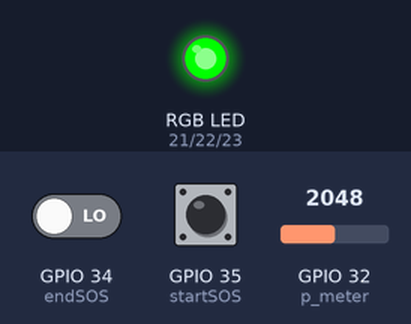
Recording of a sketch running on a simulated ESP32. Shown: an RGB LED mixed from three pins (HIGH = lit). Dashed ring = blinking. Inputs (shaded band) come from the test bench; at power-on: GPIO 35 (startSOS) LOW, GPIO 32 (p_meter) = 2048, GPIO 34 (endSOS) LOW. What the sketch prints to the serial monitor is not drawn.

Above: at 1.2 s.
1.3 s: GPIO 35 (startSOS) pulled HIGH for 0.15 s
At 2.2 s:
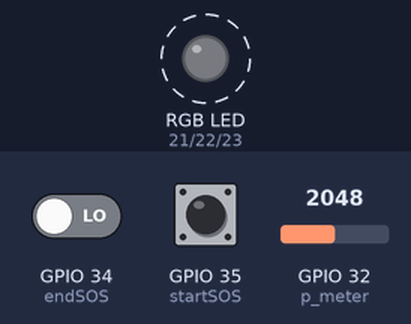
4.4 s: GPIO 32 (p_meter) set to 2462
7.4 s: GPIO 32 (p_meter) set to 2547
At 8.1 s:
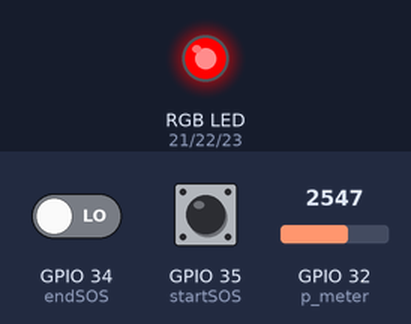
10.4 s: GPIO 32 (p_meter) set to 960
At 11.07 s:
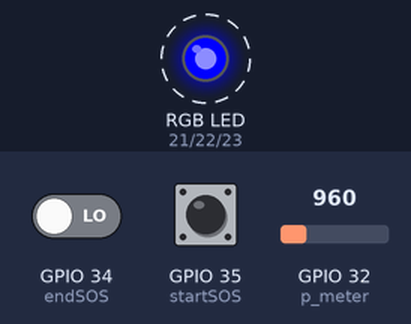
13.4 s: GPIO 34 (endSOS) driven HIGH
At 13.4 s:
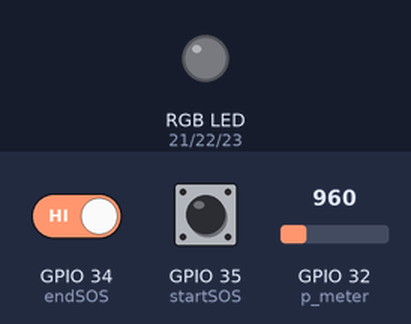
16.4 s: GPIO 34 (endSOS) driven LOW
At 16.8 s:
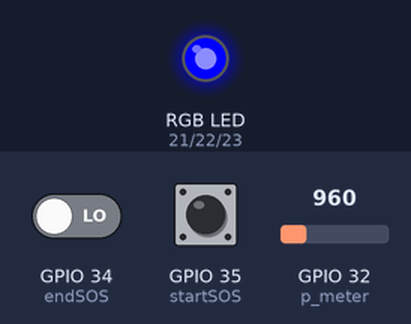
Timing chart, 0 to 18.9 s (numbered marks = the images above; inputs shaded):
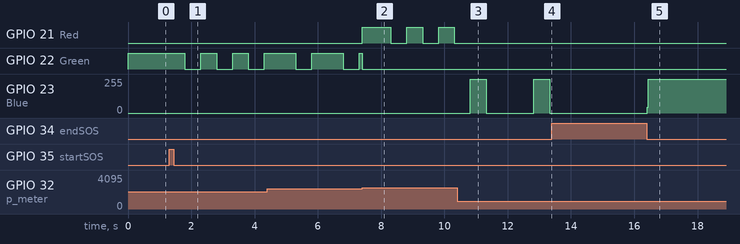

Measured:
- the behaviour switches between 2500 and 2501 on GPIO 32 (p_meter) (found by bisection; images 1 and 2)
- after the input at 1.3 s, GPIO 22 (Green): alternates HIGH for 0.50 s and LOW for 0.50 s, starting after 0.50 s
- after the input at 7.4 s, GPIO 21 (Red): LOW → HIGH at once, then repeats every 1.0 s: LOW 0.50 s, HIGH 0.50 s
- after the input at 10.4 s, GPIO 21 (Red): stops changing and stays LOW; GPIO 23 (Blue): alternates 255/255 for 0.50 s and 0/255 for 1.5 s, starting after 0.42 s
- after the input at 13.4 s, GPIO 23 (Blue): stops changing and stays 0/255
- after the input at 16.4 s, GPIO 23 (Blue): 0/255 → 255/255 at once

The sketch:

Assignment_1.ino
```cpp
//--------------------------------------------------------------------
const int p_meter = 32;
const int Red = 21;
const int Green = 22;
const int Blue = 23;
int sensorValue = 0;

const int startSOS = 35;
const int endSOS = 34;
int startButtonState = 0;
int endButtonState = 0;

bool sosActive = false; //sos state

const char* sosChar = "...---...";  // sos array char* pointer to memory address
const int sosLength = 9;

const unsigned long dotDuration = 500;
const unsigned long dashDuration = dotDuration * 2;
const unsigned long symbolGap = dotDuration;
const unsigned long letterGap = dotDuration * 2;

// --- Array to hold the ON duration for each symbol (built in setup) ---
unsigned long sosDurations[sosLength];

// --- SOS state machine variables (no enum, just a bool) ---
bool sosOn = true;   //if true = ON phase, if false = OFF/gap phase
int sosIndex = 0;
unsigned long sosPhaseStart = 0;
//--------------------------------------------------------------------
void setup() {
  Serial.begin(115200);

  pinMode(Red, OUTPUT);
  pinMode(Green, OUTPUT);
  pinMode(Blue, OUTPUT);

  pinMode(startSOS, INPUT);
  pinMode(endSOS, INPUT);

  //for loop to convert the sosChar string into an integer duration array
  for (int i = 0; i < sosLength; i++) {
    if (sosChar[i] == '.') {
      sosDurations[i] = dotDuration;
    } else {
      sosDurations[i] = dashDuration;
    }
  }
}
//--------------------------------------------------------------------
void loop() {
  startButtonState = digitalRead(startSOS);
  endButtonState = digitalRead(endSOS);

  if (startButtonState == HIGH && !sosActive) {
    sosActive = true;
    sosIndex = 0;
    sosOn = true;
    sosPhaseStart = millis();
    allOff();
  }
  if (endButtonState == HIGH) {
    sosActive = false;
    allOff();
  }

  sensorValue = analogRead(p_meter);
  Serial.print("The sensor value is: ");
  Serial.println(sensorValue);

  if (sosActive) {
    updateSOS();
  } else {
    setColorFromSensor();
  }
}//end loop
//--------------------------------------------------------------------
void setColorFromSensor() { //sends arguments to control_LEDs function
  if (sensorValue <= 1000) {
    control_LEDs (LOW, LOW, HIGH);
  } else if (sensorValue <= 2500) {
    control_LEDs (LOW, HIGH, LOW);
  } else {
    control_LEDs (HIGH, LOW, LOW);
  }
}
void control_LEDs (bool R, bool G, bool B) { //turns on/off the LEDs
  digitalWrite(Red, R);
  digitalWrite(Green, G);
  digitalWrite(Blue, B);
}
//--------------------------------------------------------------------
void allOff() { //shuts off all LEDs
  digitalWrite(Red, LOW);
  digitalWrite(Green, LOW);
  digitalWrite(Blue, LOW);
}
//--------------------------------------------------------------------
void updateSOS() {
  unsigned long now = millis();

  if (sosOn) {
    setColorFromSensor(); // color tracks potentiometer

    if (now - sosPhaseStart >= sosDurations[sosIndex]) {
      allOff();
      sosOn = false;
      sosPhaseStart = now;
    }

  } else { // OFF/gap phase
    unsigned long offTime = symbolGap;
    if (sosIndex == 8) {
      offTime += letterGap; // extra pause between each SOS sequence
    }

    if (now - sosPhaseStart >= offTime) {
      sosIndex++;
      if (sosIndex >= sosLength) {
        sosIndex = 0; // setting the index to 0 so after the last character it starts again
      }
      sosOn = true;
      sosPhaseStart = now;
    }
  }
}
```
